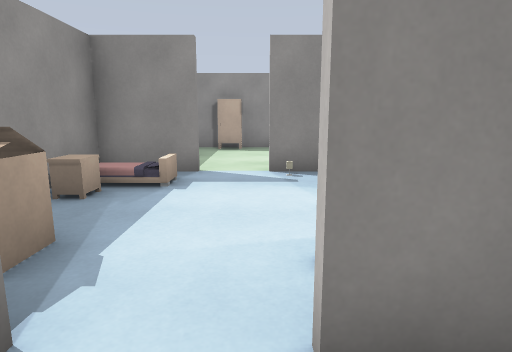
[1] (above)

21 first-person views from a walk through a Godot game level. The camera is 1.2 m above the floor, tilts 10° down and sees 75° across. The floor is counted in squares, 1 m on a side. Each view is taken from the middle of a square. On the plan, view 1 faces up. The plan holds only what a view shows up to about 14 squares ahead; the rest is blank. The place goes on beyond the plan. Surface patterns are stand-ins for the level's own textures.

[2]
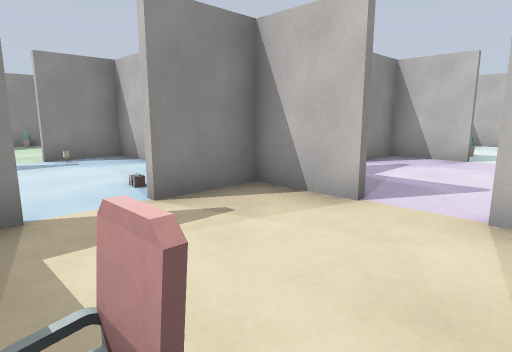

[3]
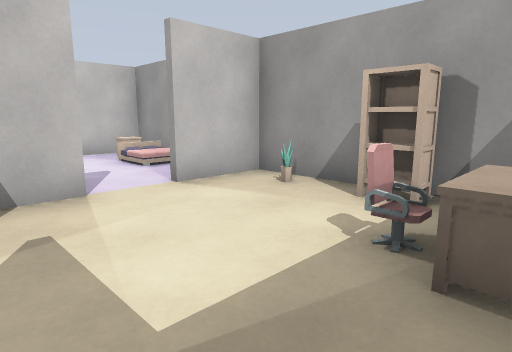

[4]
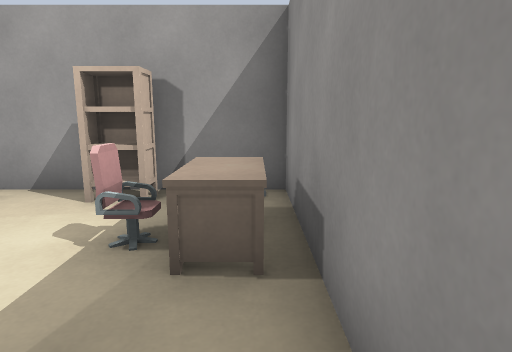

[5]
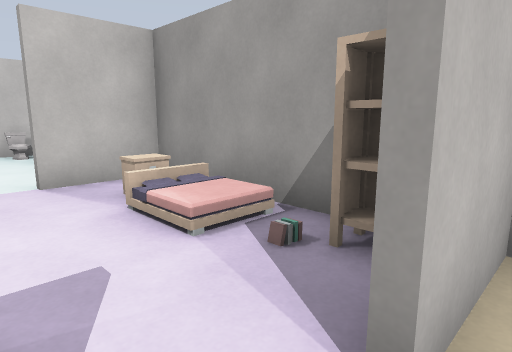

[6]
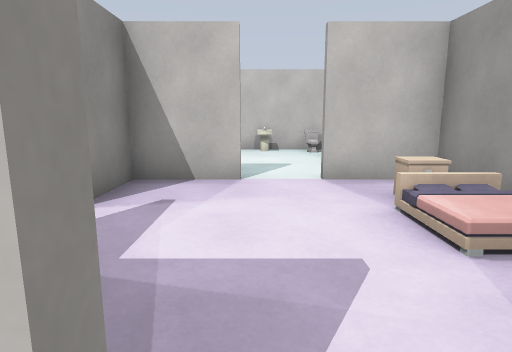

[7]
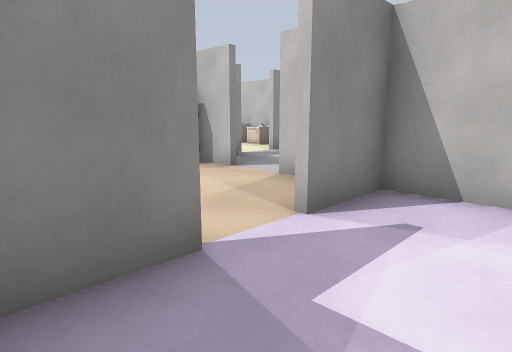

[8]
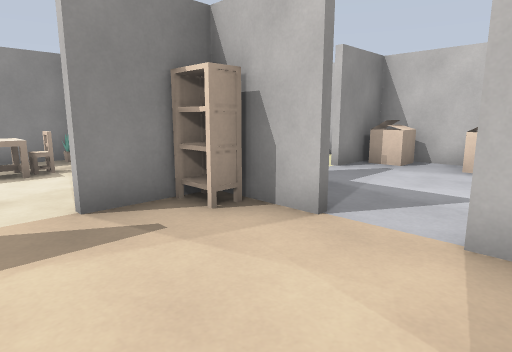

[9]
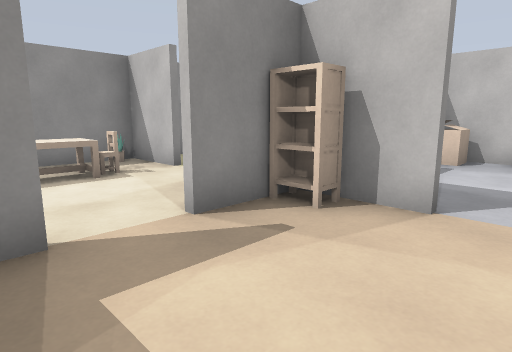

[10]
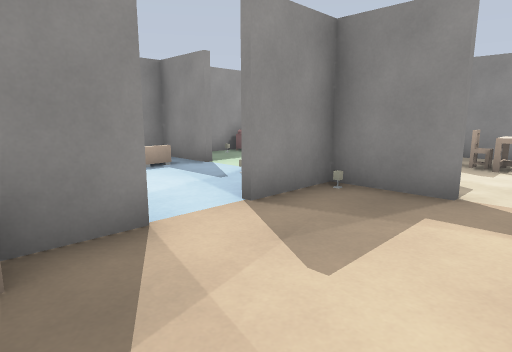

[11]
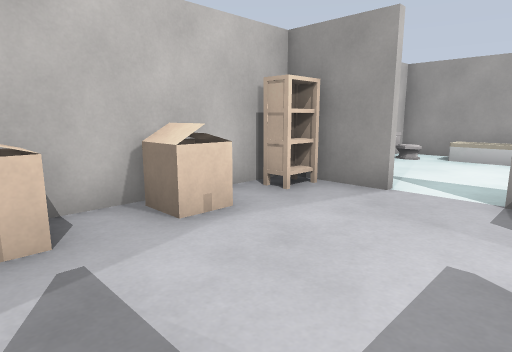

[12]
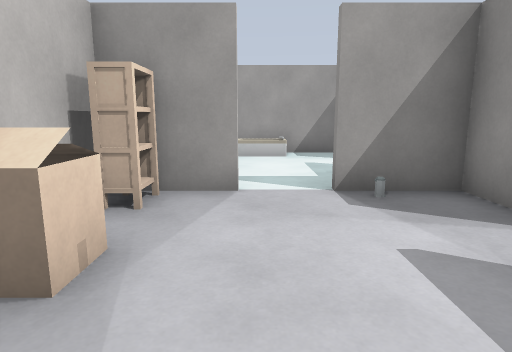

[13]
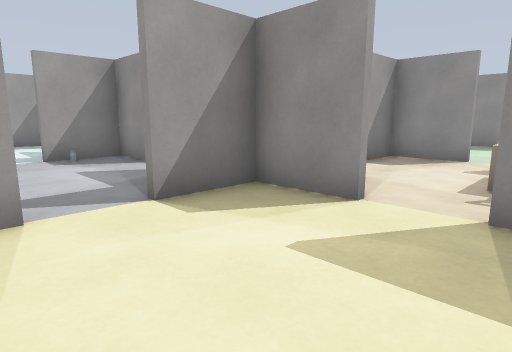

[14]
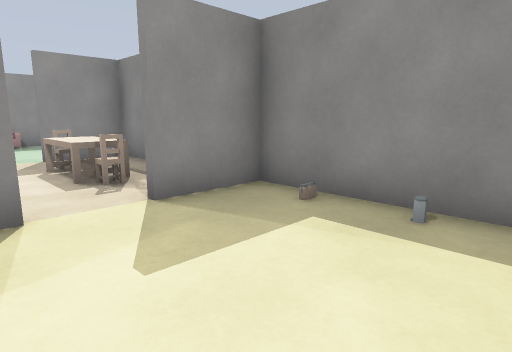

[15]
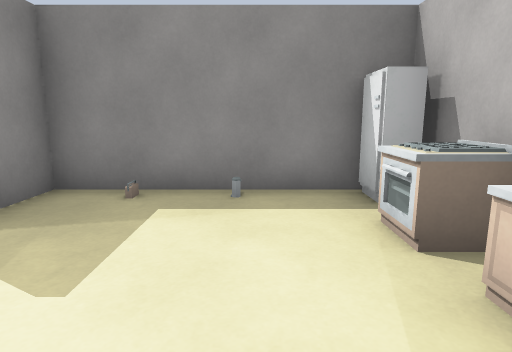

[16]
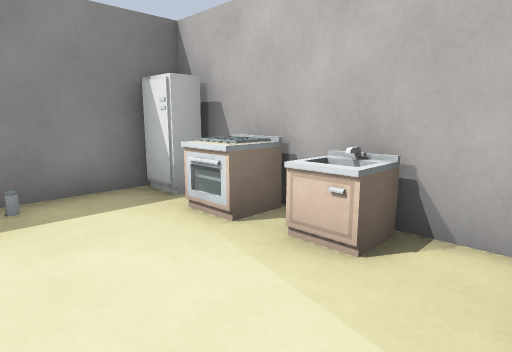

[17]
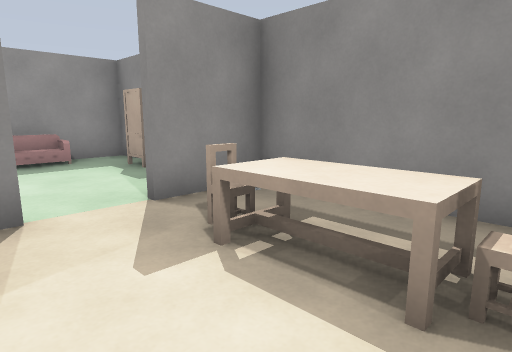

[18]
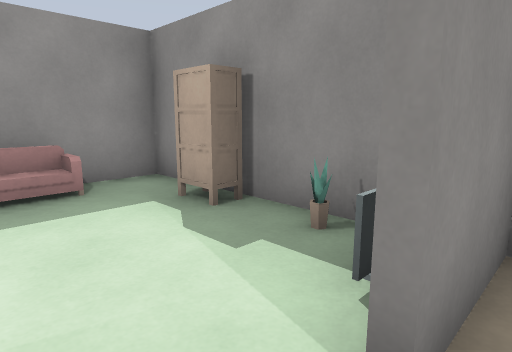

[19]
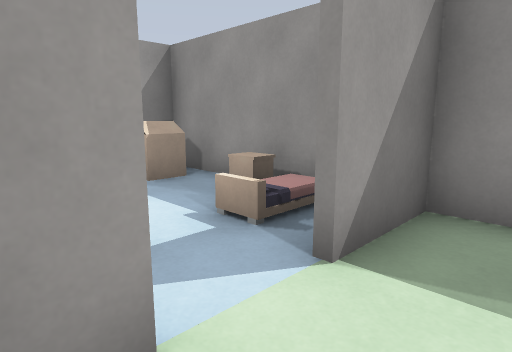

[20]
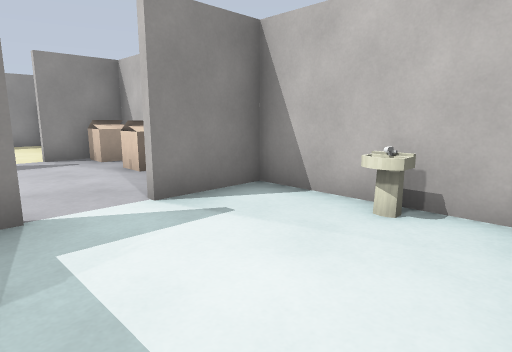

[21]
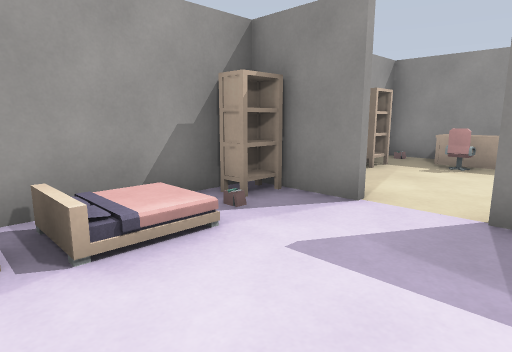

### Floor plan
Ten units are one square. View 1 is at (0, 0); x grows to the right and y downward. Boxes are objects, and circles mark ways between rooms. Rooms are numbered by the first view taken in them; rooms with no view inside come last. Other rooms are left out.
<svg viewBox="-41 -140 191 190">
<path fill="none" stroke="#000" d="M24 8 24 -14 2 -14M26 22 26 35M48 -14 32 -14M-35 -5 -35 45 24 45 24 22M34 45 84 45 84 22M24 -58 24 -76M84 8 84 -16M31 -74 2 -74M-12 -74 -35 -74M86 -14 62 -14M-35 -80 -35 -16 -26 -16M84 -52 84 -66M48 -74 31 -74M76 -74 62 -74M84 -32 84 -38M26 -38 26 -24M26 -80 26 -52M122 -16 135 -16M145 -18 145 -74 122 -74M86 -32 86 -16 108 -16M92 45 145 45 145 -14 122 -14M139 -135 90 -135M86 -98 86 -76 108 -76M145 -84 145 -131M86 -135 86 -112M26 -98 26 -80M16 -135 -35 -135 -35 -80M24 -76 42 -76M2 -76 10 -76M84 -112 84 -135M90 -135 26 -135 26 -131M-36 -76 -12 -76"/>
<rect x="-35" y="15" width="10" height="20" fill="#bbb"><title>desk</title></rect>
<rect x="-35" y="-35" width="20" height="20" fill="#bbb"><title>box</title></rect>
<rect x="-35" y="-55" width="10" height="10" fill="#bbb"><title>cabinet</title></rect>
<rect x="-25" y="15" width="10" height="10" fill="#bbb"><title>chair</title></rect>
<rect x="-15" y="35" width="10" height="10" fill="#bbb"><title>bookshelf</title></rect>
<rect x="5" y="35" width="10" height="10" fill="#bbb"><title>plant</title></rect>
<rect x="25" y="35" width="10" height="10" fill="#bbb"><title>bookshelf</title></rect>
<rect x="65" y="25" width="10" height="20" fill="#bbb"><title>other object</title></rect>
<rect x="75" y="-75" width="10" height="10" fill="#bbb"><title>bookshelf</title></rect>
<rect x="95" y="-5" width="10" height="10" fill="#bbb"><title>other object</title></rect>
<rect x="135" y="25" width="10" height="10" fill="#bbb"><title>toilet</title></rect>
<rect x="135" y="5" width="10" height="10" fill="#bbb"><title>sink</title></rect>
<rect x="135" y="-25" width="10" height="10" fill="#bbb"><title>bookshelf</title></rect>
<rect x="135" y="-55" width="10" height="20" fill="#bbb"><title>box</title></rect>
<rect x="135" y="-75" width="10" height="10" fill="#bbb"><title>box</title></rect>
<rect x="135" y="-105" width="10" height="10" fill="#bbb"><title>sink</title></rect>
<rect x="135" y="-125" width="10" height="20" fill="#bbb"><title>stove</title></rect>
<rect x="135" y="-135" width="10" height="10" fill="#bbb"><title>fridge</title></rect>
<rect x="-35" y="-105" width="10" height="10" fill="#bbb"><title>sofa</title></rect>
<rect x="-15" y="-135" width="10" height="10" fill="#bbb"><title>bookshelf</title></rect>
<rect x="5" y="-135" width="10" height="10" fill="#bbb"><title>plant</title></rect>
<rect x="15" y="-135" width="10" height="20" fill="#bbb"><title>TV</title></rect>
<rect x="35" y="-115" width="10" height="10" fill="#bbb"><title>chair</title></rect>
<rect x="45" y="-125" width="20" height="20" fill="#bbb"><title>table</title></rect>
<rect x="65" y="-115" width="10" height="10" fill="#bbb"><title>chair</title></rect>
<rect x="75" y="-135" width="10" height="10" fill="#bbb"><title>other object</title></rect>
<circle cx="30" cy="-45" r="3" fill="#2a7"/>
<circle cx="55" cy="-20" r="3" fill="#2a7"/>
<circle cx="90" cy="15" r="3" fill="#2a7"/>
<circle cx="-5" cy="-80" r="3" fill="#2a7"/>
<circle cx="90" cy="-45" r="3" fill="#2a7"/>
<circle cx="55" cy="-80" r="3" fill="#2a7"/>
<circle cx="115" cy="-80" r="3" fill="#2a7"/>
<circle cx="90" cy="-105" r="3" fill="#2a7"/>
<text x="10" y="0">1</text>
<text x="60" y="-50">2</text>
<text x="120" y="-10">3</text>
<text x="120" y="-110">4</text>
<text x="30" y="-110">5</text>
</svg>
Room 1 opens to room 2. Room 1 opens to room 3. Room 1 opens to room 5. Room 2 opens to room 3. Room 2 opens to room 5. Room 3 opens to room 4. Room 4 opens to room 5.

Where each view was taken, in squares from view 1:
view 1: 0 up, 0 right, facing up
view 2: 3 down, 2 left, facing up-right
view 3: 1 up, 3 left, facing down-right
view 4: 1 up, 3 left, facing down
view 5: 1 down, 2 right, facing down-right
view 6: 1 down, 2 right, facing right
view 7: 1 down, 3 right, facing up-right
view 8: 3 up, 5 right, facing up-right
view 9: 4 up, 4 right, facing up-right
view 10: 2 up, 6 right, facing up-left
view 11: 7 up, 10 right, facing down-right
view 12: 7 up, 12 right, facing down
view 13: 12 up, 13 right, facing down-left
view 14: 9 up, 13 right, facing up-left
view 15: 8 up, 12 right, facing up
view 16: 8 up, 11 right, facing up-right
view 17: 9 up, 7 right, facing up-left
view 18: 10 up, 3 right, facing up-left
view 19: 9 up, 1 right, facing down-left
view 20: 3 down, 10 right, facing up-right
view 21: 0 up, 7 right, facing down-left
